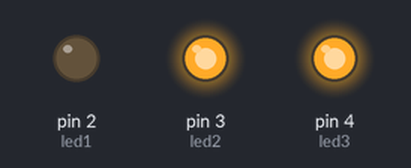
The sketch below on a simulated Arduino Uno, built with avr-gcc and run on an emulated ATmega328P. On the bench: output pins drawn as LEDs (lit = HIGH).

Above: at 0.3 s.
At 1.0 s:
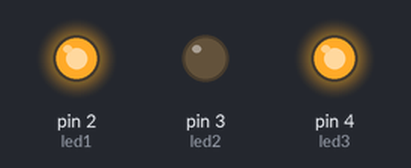
At 3.8 s:
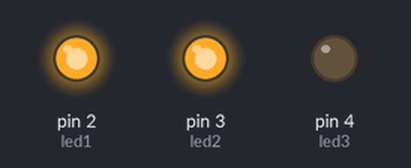
Timing chart, 0 to 4.8 s (numbered marks = the images above):
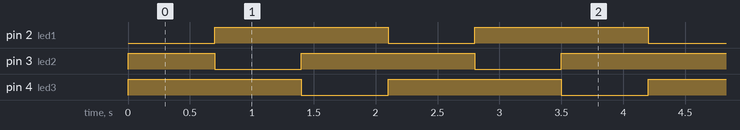

The sketch:

K315.ino
```cpp
int led1 = 2;                  //definiraj led1 = 2
int led2 = 3;                  //definiraj led2 = 3
int led3 = 4;                  //definiraj led3 = 4

void setup() {
  pinMode(led1, OUTPUT);       //postavi izvod led1 kao izlazni
  pinMode(led2, OUTPUT);       //postavi izvod led2 kao izlazni
  pinMode(led3, OUTPUT);       //postavi izvod led3 kao izlazni
  digitalWrite(led1, HIGH);    //uključi LED diodu 1 - početno stanje
  digitalWrite(led2, HIGH);    //uključi LED diodu 2 - početno stanje
  digitalWrite(led3, HIGH);    //uključi LED diodu 3 - početno stanje
}

void loop() {
  digitalWrite(led1, LOW);     //isključi LED diodu 1
  delay(700);                  //čekaj 700 ms
  digitalWrite(led1, HIGH);    //uključi LED diodu 1

  digitalWrite(led2, LOW);     //isključi LED diodu 2
  delay(700);                  //čekaj 700 ms
  digitalWrite(led2, HIGH);    //uključi LED diodu 2

  digitalWrite(led3, LOW);     //isključi LED diodu 3
  delay(700);                  //čekaj 700 ms
  digitalWrite(led3, HIGH);    //uključi LED diodu 3
}
```

Measured:
- by itself, pin 2 (led1), pin 3 (led2), pin 4 (led3): alternates HIGH for 1.4 s and LOW for 0.70 s
- by itself, everything shown: repeats every 2.1 s, in 4 steps
